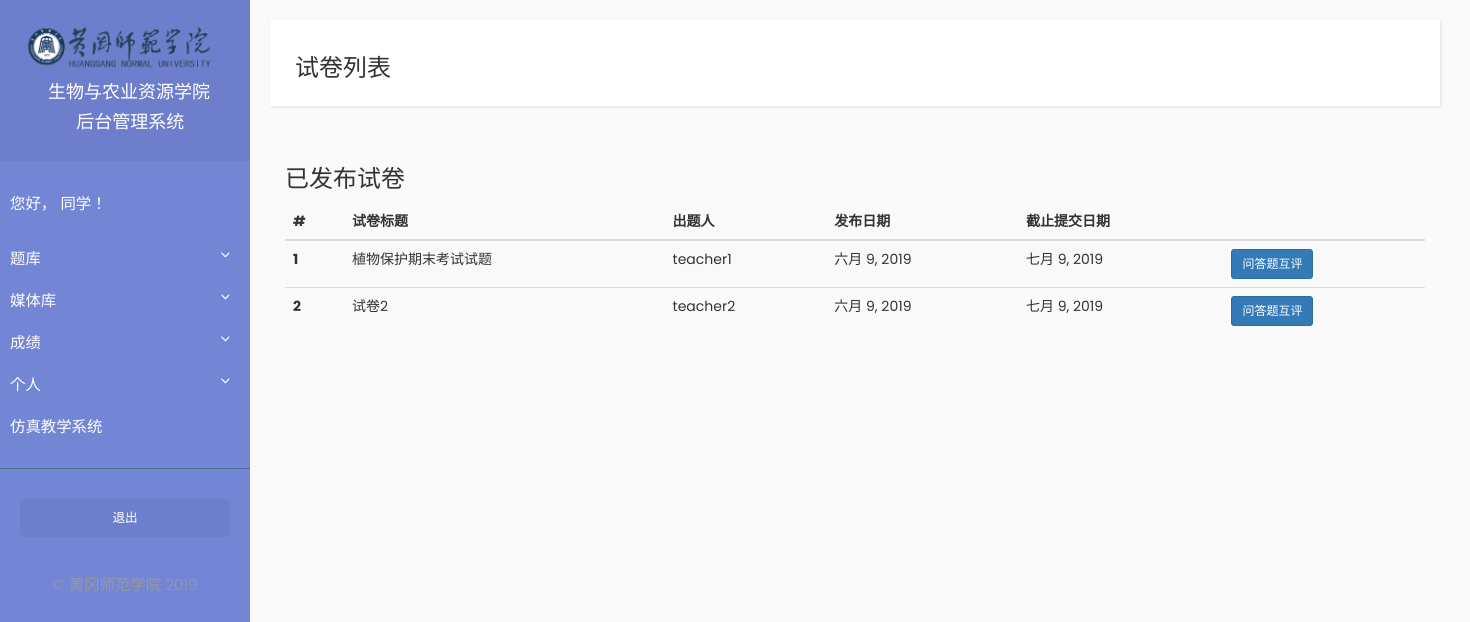
Screenshot of /student/paper_list/1 (signed in) with the database file from the repository.
### Examination/models.py (models this page shows, shortened)
class Paper(models.Model):
    title = models.CharField(max_length=1000)
    description = models.TextField()
    multiple_choice_question_total_score = models.FloatField(default=0)
    essay_question_total_score = models.FloatField(default=0)
    publish_date = models.DateField(auto_now=True)
    expire_date = models.DateField(default=date.today() + timedelta(days=30))  # default expire date is 30 days from now on
    is_published = models.BooleanField(default=False)
    paper_maker = models.ForeignKey(Teacher, on_delete=models.CASCADE, null=True)
    class Meta:
        db_table = 'paper'
        verbose_name = '试卷'
        verbose_name_plural = '试卷'

### Teacher/models.py (models this page shows, shortened)
class Teacher(models.Model):
    user = models.OneToOneField(User, on_delete=models.CASCADE)
    name = models.CharField(max_length=10)
    phone = models.CharField(max_length=20)
    class Meta:
        db_table = 'teacher'
        verbose_name = '教师'
        verbose_name_plural = '教师'

### Student/views.py (the view)
# urls.py: path("paper_list", views.paper_list, name="paper_list"),
@login_required
def paper_list(request, showEssayComment):
    papers = Paper.objects.filter(is_published__exact=True)
    context = {'papers' : papers,
               'showEssayComment' : showEssayComment}
    return render(request, 'student/paper_list.html', context=context)

### Student/templates/student/paper_list.html (shortened to what this page needs)
{% extends "student/base.html" %}
{% block title_block %}
<h3>试卷列表</h3>
{% endblock %}
{% block navbar_block %}
 <div class="collapse navbar-collapse" id="bs-example-navbar-collapse-1">
</div>
{% endblock %}
{% block content_block%}
<div class="container">
    <h3>已发布试卷</h3>
    <table class="table table-striped">
        <thead>
            <tr>
                <th scope="col">#</th>
                <th scope="col">试卷标题</th>
                <th scope="col">出题人</th>
                <th scope="col">发布日期</th>
                <th scope="col">截止提交日期</th>
                <th scope="col"></th>
            </tr>
        </thead>
        <tbody>
            {% for paper in papers %}
            <tr>
                <th scope="row">{{ forloop.counter }}</th>
                <td>{{ paper.title }}</td>
                <td>{{ paper.paper_maker.name }}</td>
                <td>{{ paper.publish_date|date }}</td>
                <td>{{ paper.expire_date|date }}</td>
                {% if showEssayComment == 0 %}
                <td><a href="{% url 'student:paper_info' paper.pk %}" class="btn btn-primary btn-sm">详情</a></td>
                {% else %}
                    {% if paper.essay_question_set.all|length != 0%}
                        <td><a href="{% url 'student:essay_comment_pick' paper.pk %}" class="btn btn-primary btn-sm">问答题互评</a></td>
                    {% else %}
                        <td><a href="">该试卷无问答题</a></td>
                    {% endif %}
                {% endif %}
            </tr>
            {% endfor %}
        </tbody>
    </table>
</div>
{% endblock %}

### Basic/static/basic/css/sidebar.css (style rules this page uses)
body { font-family: 'Poppins', sans-serif; background: #fafafa; }
a, a:hover, a:focus { color: inherit; text-decoration: none; transition: all 0.3s; }

### rows the page displays
Paper: title "植物保护期末考试试题", paper_maker.name "teacher1", publish_date "六月 9, 2019", expire_date "七月 9, 2019", shows "问答题互评"
Paper: title "试卷2", paper_maker.name "teacher2", publish_date "六月 9, 2019", expire_date "七月 9, 2019", shows "问答题互评"
